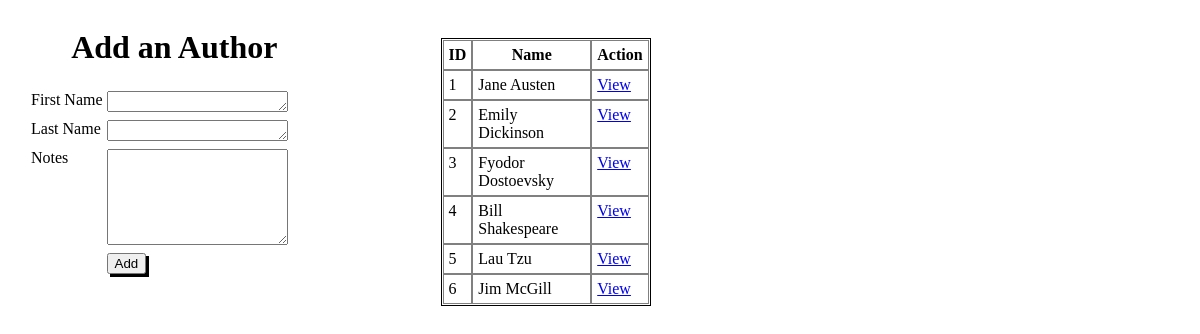
The page /author on the database its author committed.
### main/models.py (models this page shows)
class Author(models.Model):
    first_name= models.CharField(max_length=45)
    last_name = models.CharField(max_length=45)
    notes= models.TextField()
    created_at = models.DateTimeField(auto_now_add = True)
    updated_at = models.DateTimeField(auto_now = True)
    book_written = models.ManyToManyField(
        Book,
        related_name="written_by"
    )

### main/views.py (the view)
# urls.py: path('author', views.author),
def author(request):
    context ={
        "all_books": Book.objects.all(),
        "all_authors": Author.objects.all(),
    }
    return render(request, 'author.html', context)

### main/templates/author.html (shortened to what this page needs)
<!DOCTYPE html>
<html lang="en">
<head>
    {% load static %}
    <link rel='stylesheet' href='{% static 'bookAuthorStyle.css' %}'>
</head>
<body>
    <div id="container">
        <form action="author/add" method=POST><h1>Add an Author</h1>
            <table>
                <tr>
                    <td><label for="first_name" require>First Name</label></td>
                    <td><textarea name="first_name" cols="20" rows="1" required></textarea></td>
                </tr>
                <tr>
                    <td><label for="last_name" require>Last Name</label></td>
                    <td><textarea name="last_name" cols="20" rows="1" required></textarea></td>
                </tr>
                <tr>
                    <td><label for="notes">Notes</label></td>
                    <td><textarea name="notes" cols="20" rows="6" maxlength="255"></textarea></td>
                </tr>
                <tr>
                    <td></td>
                    <td><button>Add</button></td>
                </tr>
            </table>
        </form>
        <table id="display-table">
            <tr>
                <th>ID</th>
                <th>Name</th>
                <th>Action</th>
            </tr>
            {% for author in all_authors %}
                <tr>
                    <td>{{ author.id }}</td>
                    <td>{{ author.first_name }} {{ author.last_name }}</td>
                    <td><a href="/author/{{ author.id }}">View</a></td>
                </tr>
            {% endfor %}
        </table>
    </div>
</body>
</html>

### main/static/bookAuthorStyle.css (style rules this page uses)
#container { display: flex; width: 700px; }
button { box-shadow: 3px 3px black; }
form { margin-left: 20px; margin-right: 120px; }
#display-table { border: 1px solid black; margin-top: 30px; width: 30%; }
textarea { margin-right: 30px; }
#display-table td, th { outline: 1px solid grey; padding: 5px; }
h1 { text-align: center; }
td { vertical-align: top; }

### rows shown on the page
Author: id "1", first_name "Jane", last_name "Austen"
Author: id "2", first_name "Emily", last_name "Dickinson"
Author: id "3", first_name "Fyodor", last_name "Dostoevsky"
Author: id "4", first_name "Bill", last_name "Shakespeare"
Author: id "5", first_name "Lau", last_name "Tzu"
Author: id "6", first_name "Jim", last_name "McGill"
